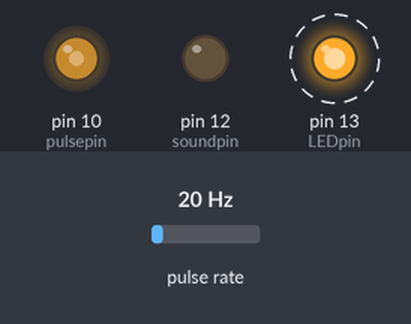
This sketch was run on a simulated Arduino Uno, built with avr-gcc and run on an emulated ATmega328P. On the bench: output pins drawn as LEDs (lit = HIGH). Wiring (inferred from the names in the program): pulse sensor: data pin 8. Dashed ring = blinking. The test bench sets the inputs (shaded band); at power-on: pulse rate 20 Hz.

Above: at 0.05 s.
Timing chart, 0 to 3.0 s (numbered marks = the images above):
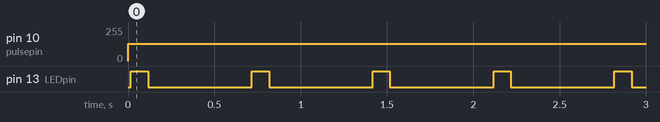

Measured:
- by itself, pin 10 (pulsepin): 0/255 → 128/255 at 0.00 s
- by itself, pin 13 (LEDpin): alternates HIGH for 0.10 s and LOW for 0.60 s

The sketch:

628-metal_detector.ino
```cpp
// (licence header left out)
#define debug false

//some parameters
#define sensitivity  5000 //threshold as a fraction of reference
#define aimtime    160000 //aim for measurement every 160k cycles (=10ms)
#define LEDpulselen 16000 //length of the LED pulse in clock cycles
#define cycles         40 //number of clock cycles reserved for calculations
#define printfrac      50 //fraction of measurements printed when in debug mode

//pin definitions - cannot change freely!
#define pulsepin 10 //must be pin 10 - TIMER1B output
#define probepin  8 //must be pin 8  - input capture pin
#define LEDpin   13 //if changed also need to update the direct-port writing
#define soundpin 12 //if changed also need to update the direct-port writing
#define resetpin A0 //can be changed freely

//global variables - shared between main loop and measurement function
long int imeas=0;  //counts the number of measurements performed
int absdiff;       //absolute value of difference wrt reference
long int phase=0;  //tracks integral of absdiff
long int phasemax; //value at which the phase counter turns over
int LEDcycles=0;   //number of cycles that the LED pin stays high
int LEDcycle=0;    //cycle index of the LED pulse

void setup() {
  noInterrupts(); //disable all inerrupts to avoid glitches

  if(debug)Serial.begin(9600);

  pinMode(pulsepin,OUTPUT);
  digitalWrite(pulsepin,LOW);
  pinMode(probepin,INPUT);
  pinMode(LEDpin,OUTPUT);
  digitalWrite(LEDpin,LOW);
  pinMode(soundpin,OUTPUT);
  digitalWrite(soundpin,LOW);
  pinMode(resetpin,INPUT_PULLUP);

  //setup timer1 to FASTPWM on pin 10
  TCCR1A=0B00100011;
  TCCR1B=0B00011001;
}

//perform measurement of delay of the trailing edge
long int meas(int period, int minlen, int maxlen, int steplen, int nloop){
  long int sum=0;
  int nmiss=0;
  OCR1A=period;        //set the period
  TIFR1 |= 0B00000001; //clear the timer overflow bit
  for(int iloop=0; iloop<nloop; iloop++){
    for (int len=minlen; len<maxlen; len+=steplen){
      OCR1B=len;                         //set the pulselength
      while ((TIFR1 & 0B00000001) == 0); //wait for timer overflow
      TIFR1 |= 0B00000001;               //clear the timer overflow bit
      while (TCNT1<(period-cycles));     //wait till pulse is almost finished
      if( (TIFR1&0B00100000) !=0){       //check if trailing edge has been detected
        sum+=(ICR1-len);
        TIFR1 |= 0B00100000;             //clear the input capture flag
      } else {
        nmiss++;
      }
      //update phase
      phase+=absdiff;
      //blink and click when phase rolls through
      if(phase>phasemax){
        phase-=phasemax;
        LEDcycle=LEDcycles;
        PORTB=(PORTB|0B00100000); //switch on LED
        PORTB=(PORTB^0B00010000); //invert sound pin - click!
      }
      //switch off LED when it's been on long enough
      if(LEDcycle>0){
        LEDcycle--;
        if(LEDcycle==0)PORTB=(PORTB&(!0B00100000));
      }
    }
  }
  if (nmiss>0)sum=0; //invalidate the result if there have been missing pulses
  return sum;
}

//flash LED with error code indefinitely if there's been an error
void go_error(byte errorcode){
  if(debug){
    Serial.print("ERROR ");
    Serial.print(errorcode);
    if(errorcode==1)Serial.println(": No pulse on probe pin - check connections");
    if(errorcode==2)Serial.println(": Delay too short - try more windings");
    if(errorcode==3)Serial.println(": Delay too long - try fewer windings");
    if(errorcode==4)Serial.println(": No robust pulse on pulselength scan - check coil resistance");
  }
  //enable in interrupts to use delay() and flash to indicate error code
  interrupts();
  while(true){
    for(byte i=0; i<errorcode; i++){
      digitalWrite(LEDpin,HIGH);
      delay(100);
      digitalWrite(LEDpin,LOW);
      delay(100);
    }
    delay(500);
  }
}


void loop() {

  //perform initial robust measurement of average delay time
  long int tau=meas(16000,8000,8001,1,16)/16;
  if(debug)Serial.print("delay in clock cycles:");
  if(debug)Serial.println(tau);
  if(debug)Serial.print("estimated coil inductance in muH:");
  if(debug)Serial.println(1.44*tau*100.0/(16.0));

  if (tau==0) go_error(1);           // no pulse
  if (tau<5)  go_error(2);           // too short
  if (tau>800)go_error(3);           // too long

  //choose pulsing parmeters based on measured delay time
  int minlen=3*tau;
  int maxlen=5*tau;
  int period=maxlen+2*tau+cycles;
  LEDcycles=LEDpulselen/period+1;

  // repeat loop or speed up loop to approach aimed duration of measurement
  int steplen=1;
  int nloop=1;
  float tottime=float(period)*(maxlen-minlen);
  if (tottime>aimtime*(3.0/2.0)) steplen=round(tottime/aimtime);
  if (tottime<aimtime*(2.0/3.0)) nloop=round(aimtime/tottime);

  if(debug)Serial.print(" minlen: ");
  if(debug)Serial.print(minlen);
  if(debug)Serial.print(" maxlen: ");
  if(debug)Serial.print(maxlen);
  if(debug)Serial.print(" steplen: ");
  if(debug)Serial.print(steplen);
  if(debug)Serial.print(" period: ");
  if(debug)Serial.print(period);
  if(debug)Serial.print(" nloop: ");
  if(debug)Serial.print(nloop);
  if(debug)Serial.print(" LEDcycles: ");
  if(debug)Serial.println(LEDcycles);

  //perform a scan from minlen to maxlen
  long int minval=1000000000;
  for(int len=minlen; len<maxlen; len+=steplen){
    long int val=meas(period,len,len+1,1,nloop);
    minval=min(val,minval);
    if(debug)Serial.print("len,val:");
    if(debug)Serial.print(len);
    if(debug)Serial.print(" ");
    if(debug)Serial.println(val);
  }
  if(minval==0)go_error(4);

  //determine the reference value
  long int ref=meas(period,minlen,maxlen,steplen,nloop);

  //threshold and phasemax
  int threshold=ref/sensitivity;
  phasemax=16000000/period*threshold; //aim for 1Hz at threshold
  if(debug)Serial.print("reference, threshold, phasemax: ");
  if(debug)Serial.print(ref);
  if(debug)Serial.print(" ");
  if(debug)Serial.print(threshold);
  if(debug)Serial.print(" ");
  if(debug)Serial.println(phasemax);

  long int sum=0;
  long int sumsq=0;
  while(true){
    long int val=meas(period,minlen,maxlen,steplen,nloop);

    //check if reset of reference value is requested
    if(digitalRead(resetpin)==LOW) ref=val;

    int diff=val-ref;
    absdiff=abs(diff);
    if(absdiff<threshold){
      phase=0;               //reset the phase
      if(diff>0)ref+=1;      //absorb slow drifts
      if(diff<0)ref-=1;
    }

    if(debug){
      sum+=diff;
      sumsq+=long(diff)*long(diff);
      if (imeas%printfrac==0){
        float mean=float(sum)/printfrac;
        float rms=sqrt( (float(sumsq)/printfrac) - pow(mean,2.0) );
        Serial.print(imeas);
        Serial.print(" val ref diff phase ");
        Serial.print(val);
        Serial.print(" ");
        Serial.print(ref);
        Serial.print(" ");
        Serial.print(diff);
        Serial.print(" ");
        Serial.print(mean);
        Serial.print(" ");
        Serial.print(rms);
        Serial.println("");
        sum=0; sumsq=0;
      }
    }
    imeas++;
  }
}
```
